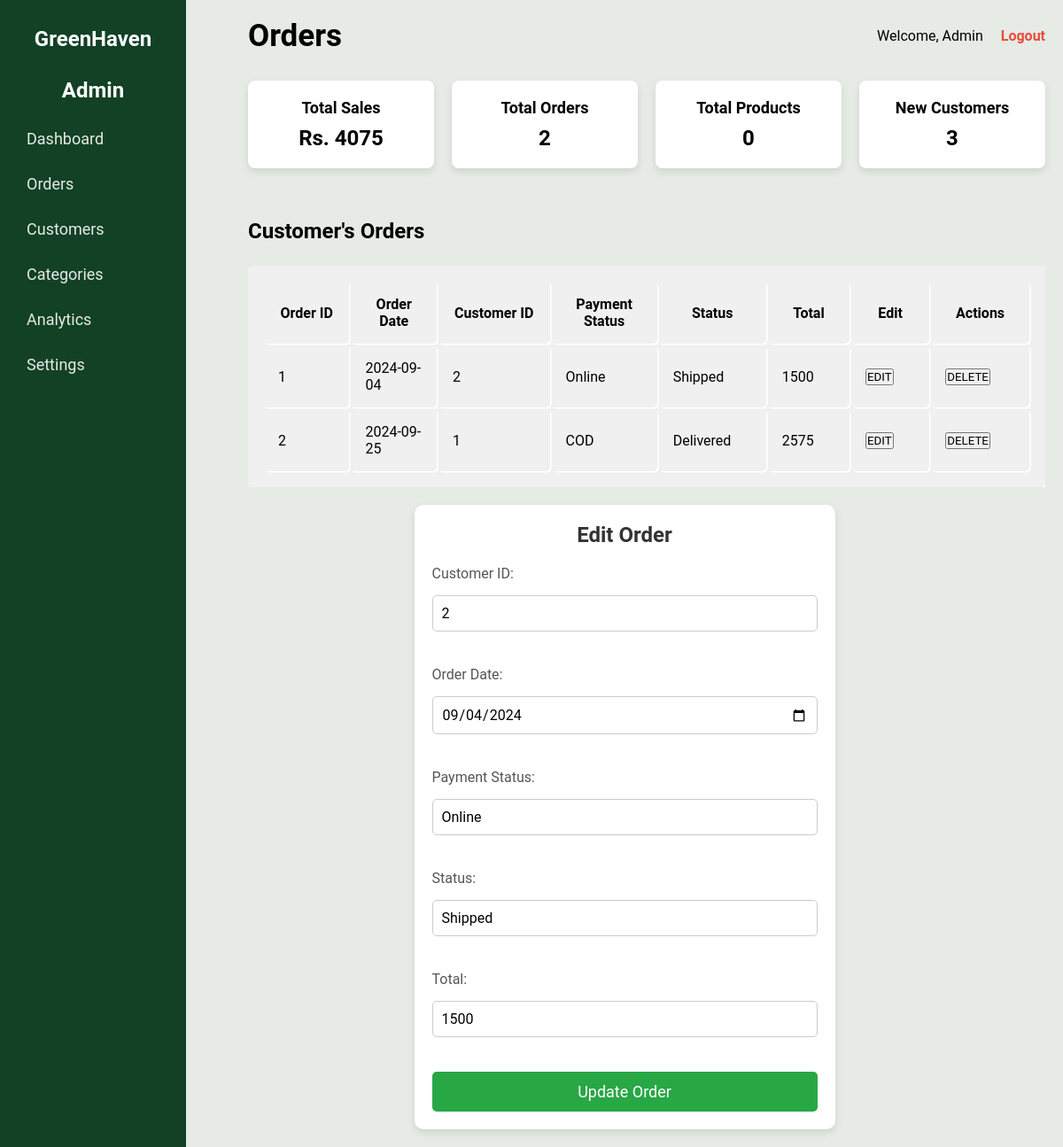
Page /User/orders.php?edit_id=1 on the committed database.
### tables this page shows
CREATE TABLE `order1` (
  `Order_ID` int(10) NOT NULL,
  `Date` date NOT NULL,
  `Customer_ID` int(75) NOT NULL,
  `Total` int(75) NOT NULL,
  `Payment Status` varchar(10) NOT NULL,
  `Status` varchar(75) NOT NULL
);

### User/orders.php (the view, shortened to what this page needs)
<!DOCTYPE html>
<html lang="en">
<head>
    <link rel="stylesheet" href="https://cdnjs.cloudflare.com/ajax/libs/font-awesome/6.6.0/css/all.min.css">
    <link rel="stylesheet" href="admin.css">
    <link rel="stylesheet" href="order.css">
</head>
<body>
    <div class="sidebar">
        <h2>GreenHaven </h2><h2>Admin</h2>
        <ul>
            <li><a href="dashboard.php">Dashboard</a></li>
            <li><a href="orders.php">Orders</a></li>
            <li><a href="customer.php">Customers</a></li>
            <li><a href="categories.php">Categories</a></li>
            <li><a href="#">Analytics</a></li>
            <li><a href="#">Settings</a></li>
        </ul>
    </div>
    <div class="main-content">
        <header>
            <h1>Orders</h1>
            <form class="user-info" action="submitform.php" method="post">
                <span>Welcome, Admin</span>
                <a href="login.php" name="logoutbtn" class="logout">Logout</a>
            </form>
        </header>
        <section class="dashboard-cards">
        <div class="card">
            <h3>Total Sales</h3>
            <div>
            <?php
            $conn = mysqli_connect("localhost", "root", "", "greenhaven");
            $sql = "SELECT Total FROM `order1` ORDER BY Total";
            $result = mysqli_query($conn, $sql);
            if (mysqli_num_rows($result) > 0) {
                $total = 0;
                while ($row = mysqli_fetch_assoc($result)) {
                    $total += $row['Total'];
                }
                echo '<h1>Rs. ' . $total . '</h1>';
            } else {
                echo '<h1>No data available</h1>';
            }
            ?>
            </div>
        </div>
        <div class="card">
            <h3>Total Orders</h3>
            <?php
            $sql = "SELECT Order_ID FROM `order1`";
            $result = mysqli_query($conn, $sql);
            if ($result) {
                $queryResults = mysqli_num_rows($result);
                echo '<h1>' . $queryResults . '</h1>';
            } else {
                echo '<h1>Error fetching data</h1>';
            }
            ?>
        </div>
        <div class="card">
            <h3>Total Products</h3>
            <?php
            $sql = "SELECT Item_ID FROM item1";
            $result = mysqli_query($conn, $sql);
            if ($result) {
                $queryResults = mysqli_num_rows($result);
                echo '<h1>' . $queryResults . '</h1>';
            } else {
                echo '<h1>Error fetching data</h1>';
            }
            ?>
        </div>
        <div class="card">
            <h3>New Customers</h3>
            <?php
            $sql = "SELECT Customer_ID FROM user1";
            $result = mysqli_query($conn, $sql);
            if ($result) {
                $queryResults = mysqli_num_rows($result);
                echo '<h1>' . $queryResults . '</h1>';
            } else {
                echo '<h1>Error fetching data</h1>';
            }
            ?>
        </div>
        </section>
        <br><br><br>
        <main class="table">
            <section class="table_heading">
                <h1>Customer's Orders</h1>
            </section>
            <section class="table_body">
            <?php
            $sql = "SELECT * FROM `order1`";
            $result = mysqli_query($conn, $sql);
            ?>
                <table>
                    <thead>
                        <tr>
                            <th>Order ID</th>
                            <th>Order Date</th>
                            <th>Customer ID</th>
                            <th>Payment Status</th>
                            <th>Status</th>
                            <th>Total</th>
                            <th>Edit</th>
                            <th>Actions</th>
                        </tr>
                    </thead>
                    <tbody>
                    <?php
                    if (mysqli_num_rows($result) > 0) {
                        while ($row = mysqli_fetch_assoc($result)) {
                            ?>
                            <tr>
                                <td><?php echo $row['Order_ID']; ?></td>
                                <td><?php echo $row['Date']; ?></td>
                                <td><?php echo $row['Customer_ID']; ?></td>
                                <td><?php echo $row['Payment Status']; ?></td>
                                <td><?php echo $row['Status']; ?></td>
                                <td><?php echo $row['Total']; ?></td>
                                <td>
                                <form action="orders.php" method="GET">
                                    <button type="submit" name="editbtn" class="btn btn-warning">EDIT</button>
                                </form>
                                </td>
                                <td>
                                    <form action="code.php" method="post">
                                        <button type="submit" name="deleteuserbtn" class="btn btn-danger">DELETE</button>
                                    </form>
                                </td>
                            </tr>
                            <?php
                        }
                    } else {
                        echo "<tr><td colspan='7'>No Record Found</td></tr>";
                    }
                    ?>
                    </tbody>
                </table>
            </section>
            <?php
            if (isset($_GET['edit_id'])) {
                $order_id = $_GET['edit_id'];
                $editQuery = "SELECT * FROM `order1` WHERE Order_ID = '$order_id'";
                $editResult = mysqli_query($conn, $editQuery);
                if (mysqli_num_rows($editResult) > 0) {
                    $editRow = mysqli_fetch_assoc($editResult);
            ?>
            <section class="order-edit-form">
                <h2>Edit Order</h2>
                <form action="code.php" method="post">
                    <label for="customer_id">Customer ID:</label>
                    <input type="text" name="customer_id" value="<?php echo $editRow['Customer_ID']; ?>" required>
                    <br><br>
                    <label for="date">Order Date:</label>
                    <input type="date" name="date" value="<?php echo $editRow['Date']; ?>" required>
                    <br><br>
                    <label for="payment_status">Payment Status:</label>
                    <input type="text" name="payment_status" value="<?php echo $editRow['Payment Status']; ?>" required>
                    <br><br>
                    <label for="status">Status:</label>
                    <input type="text" name="status" value="<?php echo $editRow['Status']; ?>" required>
                    <br><br>
                    <label for="total">Total:</label>
                    <input type="text" name="total" value="<?php echo $editRow['Total']; ?>" required>
                    <br><br>
                    <button type="submit" name="update_order_btn" class="btn btn-success">Update Order</button>
                </form>
            </section>
            <?php
                }
            }
            ?>
        </main>
    </div>
</body>
</html>

### User/admin.css (style rules this page uses)
* { margin: 0; padding: 0; box-sizing: border-box; font-family: 'Roboto', sans-serif; }
body { font-family: 'Roboto', sans-serif; display: flex; min-height: 100vh; background-color: #e6ebe6; }
.sidebar { width: 250px; background-color: #124125; color: #fff; padding: 30px; height: auto; }
.sidebar h2 { text-align: center; margin-bottom: 30px; }
.sidebar ul { list-style-type: none; }
.sidebar ul li { margin-bottom: 30px; }
.sidebar ul li a { color: #e6ebe6; text-decoration: none; font-size: 18px; }
.main-content { flex: 1; padding: 20px; }
header { display: flex; justify-content: space-between; align-items: center; margin-bottom: 30px; margin-left: 50px; }
header h1 { font-size: 35px; color: #000000; }
header .user-info { display: flex; align-items: center; }
header .user-info span { margin-right: 20px; font-size: 16px; color: #000000; }
header .logout { text-decoration: none; color: #e74c3c; font-weight: bold; }
.dashboard-cards { display: grid; grid-template-columns: repeat(4, 1fr); gap: 20px; margin-left: 50px; }
.card { background-color: #ffffff; padding: 20px; border-radius: 8px; box-shadow: 0 4px 8px rgba(0, 0, 0, 0.1); text-align: center; }
.card h3 { font-size: 18px; color: #000000; margin-bottom: 10px; }
.table_heading { margin-left: 50px; }
table, th, td { margin-left: 50px; width: 75vw; padding: 1rem; box-shadow: 0.1rem .1rem #fff; border-radius: 5px; background-color: #f0f0f0; }
.table_body { margin-top: 25px; overflow: hidden; }

### User/order.css (style rules this page uses)
.order-edit-form { width: 50%; margin: 0 auto; margin-top: 20px; background-color: #fff; padding: 20px; box-shadow: 0 4px 8px rgba(0, 0, 0, 0.1); border-radius: 10px; position: relative; }
.order-edit-form h2 { text-align: center; font-size: 24px; color: #333; margin-bottom: 20px; }
.order-edit-form label { font-size: 16px; color: #555; margin-bottom: 10px; display: block; }
.order-edit-form input[type="text"], .order-edit-form input[type="date"] { width: 100%; padding: 10px; margin-top: 5px; margin-bottom: 20px; border-radius: 5px; border: 1px solid #ccc; font-size: 16px; }
.order-edit-form .btn { width: 100%; padding: 12px; background-color: #28a745; color: #fff; border: none; border-radius: 5px; font-size: 18px; cursor: pointer; }

### rows in the picture
order1: Order_ID "1", Date "2024-09-04", Customer_ID "2", Payment Status "Online", Status "Shipped", Total "1500", customer_id "2", date "09/04/2024", payment_status "Online", status "Shipped", total "1500"
order1: Order_ID "2", Date "2024-09-25", Customer_ID "1", Payment Status "COD", Status "Delivered", Total "2575"

### other values in the picture
$total "4075"
$queryResults "2"
$queryResults "0"
$queryResults "3"
